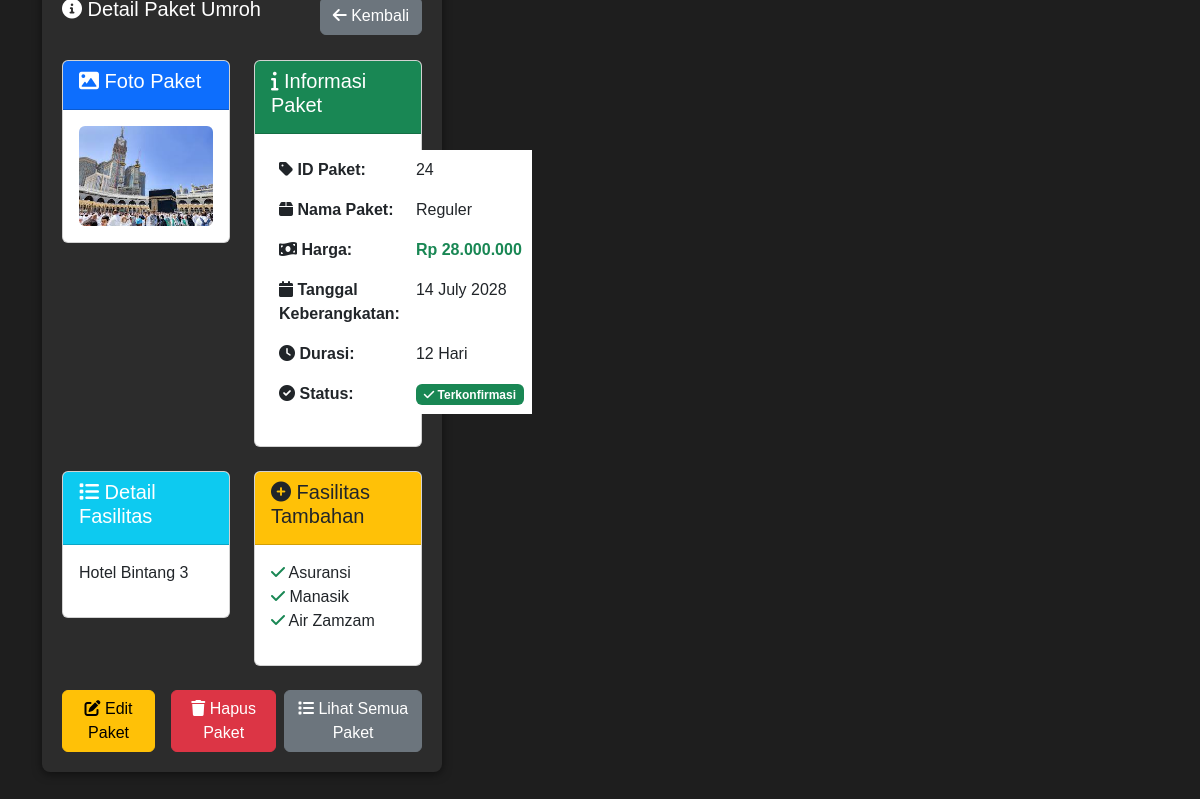
The app's page /list/detail.php?id=24 with its own data.
### tables this page shows
CREATE TABLE `paket_umroh` (
  `id_paket` bigint(20) UNSIGNED NOT NULL,
  `nama_paket` varchar(30) NOT NULL,
  `detail_fasilitas` varchar(100) NOT NULL,
  `foto_paket` varchar(300) NOT NULL,
  `tgl_keberangkatan` date NOT NULL,
  `fasilitas_tambahan` varchar(30) NOT NULL,
  `harga_paket` int(11) NOT NULL,
  `durasi_Perjalanan` varchar(100) NOT NULL,
  `konfirmasi` varchar(100) NOT NULL,
  `status` enum('aktif','nonaktif') NOT NULL DEFAULT 'aktif'
);

### list/detail.php (the view, shortened to what this page needs)
<?php
require('../componen/koneksi.php');
$id = intval($_GET['id']);
$query = mysqli_query($koneksi, "SELECT * FROM paket_umroh WHERE id_paket = $id");
$data = mysqli_fetch_array($query);
?>
<!DOCTYPE html>
<html lang="id">
<head>
    <link href="https://cdn.jsdelivr.net/npm/bootstrap@5.3.0/dist/css/bootstrap.min.css" rel="stylesheet">
    <link rel="stylesheet" href="https://cdnjs.cloudflare.com/ajax/libs/font-awesome/6.0.0/css/all.min.css">
    <link rel="stylesheet" href="../componen/styleshasilform.css">
</head>
<body>
    <div class="container mt-5">
        <div class="form-container">
            <div class="d-flex justify-content-between align-items-center mb-4">
                <h2><i class="fas fa-info-circle"></i> Detail Paket Umroh</h2>
                <a href="inputPaket.php" class="btn btn-secondary">
                    <i class="fas fa-arrow-left"></i> Kembali
                </a>
            </div>
            <div class="row">
                <div class="col-md-6">
                    <div class="card mb-4">
                        <div class="card-header bg-primary text-white">
                            <h5><i class="fas fa-image"></i> Foto Paket</h5>
                        </div>
                        <div class="card-body text-center">
                            <?php if (file_exists($data['foto_paket'])): ?>
                                <img src="<?= $data['foto_paket'] ?>" class="img-fluid rounded" style="max-height: 300px;">
                            <?php endif; ?>
                        </div>
                    </div>
                </div>
                <div class="col-md-6">
                    <div class="card mb-4">
                        <div class="card-header bg-success text-white">
                            <h5><i class="fas fa-info"></i> Informasi Paket</h5>
                        </div>
                        <div class="card-body">
                            <table class="table table-borderless">
                                <tr>
                                    <td><strong><i class="fas fa-tag"></i> ID Paket:</strong></td>
                                    <td><?= $data['id_paket'] ?></td>
                                </tr>
                                <tr>
                                    <td><strong><i class="fas fa-box"></i> Nama Paket:</strong></td>
                                    <td><?= htmlspecialchars($data['nama_paket']) ?></td>
                                </tr>
                                <tr>
                                    <td><strong><i class="fas fa-money-bill-wave"></i> Harga:</strong></td>
                                    <td><span class="text-success fw-bold">Rp <?= number_format($data['harga_paket'], 0, ',', '.') ?></span></td>
                                </tr>
                                <tr>
                                    <td><strong><i class="fas fa-calendar"></i> Tanggal Keberangkatan:</strong></td>
                                    <td><?= date('d F Y', strtotime($data['tgl_keberangkatan'])) ?></td>
                                </tr>
                                <tr>
                                    <td><strong><i class="fas fa-clock"></i> Durasi:</strong></td>
                                    <td><?= htmlspecialchars($data['durasi_Perjalanan']) ?></td>
                                </tr>
                                <tr>
                                    <td><strong><i class="fas fa-check-circle"></i> Status:</strong></td>
                                    <td>
                                        <?php if ($data['konfirmasi'] == 1): ?>
                                            <span class="badge bg-success"><i class="fas fa-check"></i> Terkonfirmasi</span>
                                        <?php else: ?>
                                            <span class="badge bg-warning"><i class="fas fa-exclamation"></i> Belum Terkonfirmasi</span>
                                        <?php endif; ?>
                                    </td>
                                </tr>
                            </table>
                        </div>
                    </div>
                </div>
            </div>
            <div class="row">
                <div class="col-md-6">
                    <div class="card mb-4">
                        <div class="card-header bg-info text-white">
                            <h5><i class="fas fa-list"></i> Detail Fasilitas</h5>
                        </div>
                        <div class="card-body">
                            <p><?= nl2br(htmlspecialchars($data['detail_fasilitas'])) ?></p>
                        </div>
                    </div>
                </div>
                <div class="col-md-6">
                    <div class="card mb-4">
                        <div class="card-header bg-warning text-dark">
                            <h5><i class="fas fa-plus-circle"></i> Fasilitas Tambahan</h5>
                        </div>
                        <div class="card-body">
                            <?php
                            $fasilitas = explode(', ', $data['fasilitas_tambahan']);
                            if (!empty($fasilitas[0])):
                            ?>
                                <ul class="list-unstyled">
                                    <?php foreach ($fasilitas as $item): ?>
                                        <li><i class="fas fa-check text-success"></i> <?= htmlspecialchars($item) ?></li>
                                    <?php endforeach; ?>
                                </ul>
                            <?php else: ?>
                                <p class="text-muted">Tidak ada fasilitas tambahan</p>
                            <?php endif; ?>
                        </div>
                    </div>
                </div>
            </div>
            <div class="d-grid gap-2 d-md-flex justify-content-md-end">
                <a href="edit.php?id=<?= $data['id_paket'] ?>" class="btn btn-warning me-md-2">
                    <i class="fas fa-edit"></i> Edit Paket
                </a>
                <a href="delete.php?id=<?= $data['id_paket'] ?>" class="btn btn-danger"
                   onclick="return confirm('Apakah Anda yakin ingin menghapus paket ini?')">
                    <i class="fas fa-trash"></i> Hapus Paket
                </a>
                <a href="inputPaket.php" class="btn btn-secondary">
                    <i class="fas fa-list"></i> Lihat Semua Paket
                </a>
            </div>
        </div>
    </div>
</body>
</html>

### componen/styleshasilform.css (style rules this page uses)
html, body { height: 100%; margin: 0; padding: 0; }
body { display: flex; flex-direction: column; min-height: 100vh; align-items:center; justify-content: center; }
body { background-color: #1e1e1e; color: white; font-family: 'Arial', sans-serif; flex-direction: column; min-height: 100vh; background-image: url(../assets/background3.jpg); background-size: cover; background-repeat: no-repeat; }
.form-container { background-color: #2c2c2c; padding: 20px; margin-bottom: 100px; border-radius: 8px; box-shadow: 0 2px 10px rgba(0, 0, 0, 0.5); width: 90%; max-width: 400px; justify-content: center; align-items: center; }
h2 { margin-bottom: 15px; font-size: 20px; text-align: center; }

### records on screen
paket_umroh: foto_paket (picture), id_paket "24", nama_paket "Reguler", harga_paket "28.000.000", tgl_keberangkatan "14 July 2028", durasi_Perjalanan "12 Hari", detail_fasilitas "Hotel Bintang 3", fasilitas_tambahan "Asuransi", fasilitas_tambahan "Manasik", fasilitas_tambahan "Air Zamzam"
